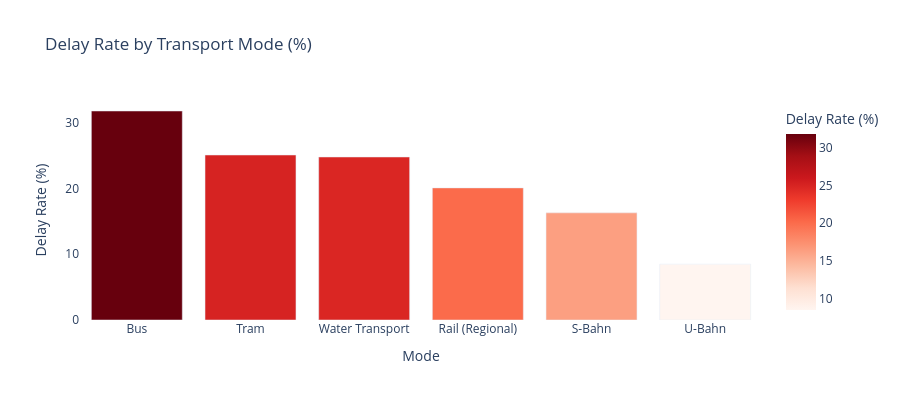

Here is the notebook cell this chart was saved with:
### Markdown cell above
## 4. Delay Analysis Charts

### Code cell
mode_stats = df.groupby('transport_mode').agg(delay_rate=('is_delayed','mean'), avg_delay=('delay_minutes','mean')).reset_index()
mode_stats['delay_pct'] = (mode_stats['delay_rate']*100).round(1)
mode_stats = mode_stats.sort_values('delay_pct', ascending=False)
print('Delay Rate by Transport Mode:')
print(mode_stats[['transport_mode','delay_pct','avg_delay']].to_string(index=False))

fig = px.bar(mode_stats, x='transport_mode', y='delay_pct', title='Delay Rate by Transport Mode (%)', color='delay_pct', color_continuous_scale='Reds', labels={'delay_pct':'Delay Rate (%)','transport_mode':'Mode'})
fig.update_layout(plot_bgcolor='white', height=400)
fig.show()

### Figure 1 — Plotly figure (JSON) as saved in the notebook; plotly's stock layout.template omitted (floating-point values rounded to 4 significant figures)
{"data": [{"alignmentgroup": "True", "hovertemplate": "Mode=%{x}<br>Delay Rate (%)=%{marker.color}<extra></extra>", "legendgroup": "", "marker": {"color": [31.8, 25.1, 24.8, 20.1, 16.3, 8.5], "coloraxis": "coloraxis", "pattern": {"shape": ""}}, "name": "", "offsetgroup": "", "orientation": "v", "showlegend": false, "textposition": "auto", "type": "bar", "x": ["Bus", "Tram", "Water Transport", "Rail (Regional)", "S-Bahn", "U-Bahn"], "xaxis": "x", "y": [31.8, 25.1, 24.8, 20.1, 16.3, 8.5], "yaxis": "y"}], "layout": {"barmode": "relative", "coloraxis": {"colorbar": {"title": {"text": "Delay Rate (%)"}}, "colorscale": [[0, "rgb(255,245,240)"], [0.125, "rgb(254,224,210)"], [0.25, "rgb(252,187,161)"], [0.375, "rgb(252,146,114)"], [0.5, "rgb(251,106,74)"], [0.625, "rgb(239,59,44)"], [0.75, "rgb(203,24,29)"], [0.875, "rgb(165,15,21)"], [1, "rgb(103,0,13)"]]}, "height": 400, "legend": {"tracegroupgap": 0}, "plot_bgcolor": "white", "title": {"text": "Delay Rate by Transport Mode (%)"}, "xaxis": {"anchor": "y", "domain": [0, 1], "title": {"text": "Mode"}}, "yaxis": {"anchor": "x", "domain": [0, 1], "title": {"text": "Delay Rate (%)"}}}}
